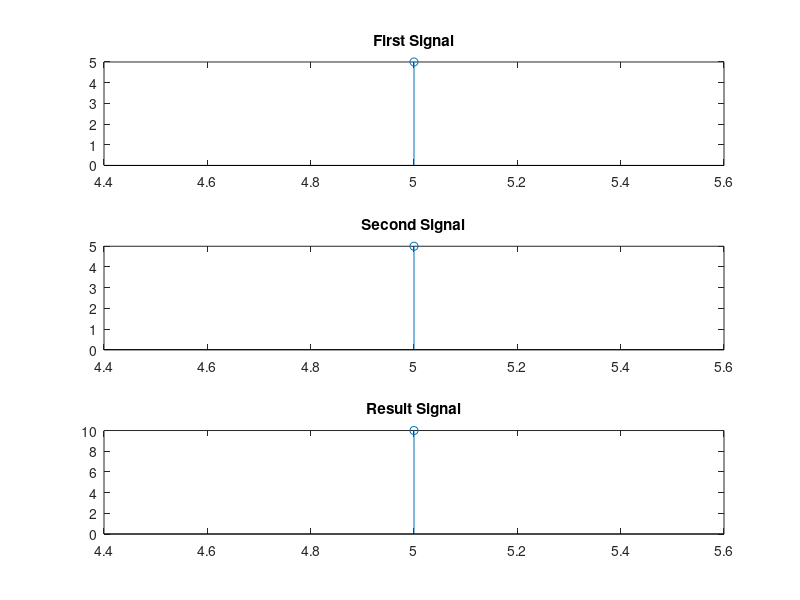

The MATLAB script that drew this image:
discreteTimeSignal = input('Enter the discrete time signal: ');
firstSignal = input('Enter the first signal value: ');
secondSignal = input('Enter the second signal value: ');

resultSignal = firstSignal + secondSignal;

subplot(3, 1, 1), stem(discreteTimeSignal, firstSignal), title('First Signal'); 
subplot(3, 1, 2), stem(discreteTimeSignal, secondSignal), title('Second Signal'); 
subplot(3, 1, 3), stem(discreteTimeSignal, resultSignal), title('Result Signal');